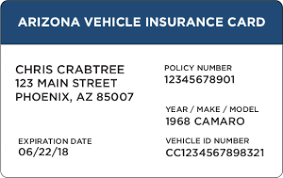
#> input picture input/ic.png, 283 x 178 px
$ python main.py
#> lines starting #> are read from the running program, lines starting #| are printed output that depends on the picture
import re

import cv2
import pytesseract
from patterns import IC_PATTERNS, DRIVING_PATTERN, IC_NUMBER_REGREX, \
    DRIVING_DATE_REGREX, DRIVING_IC_NUMBER_REGREX, PASSPORT_DATE_REGREX, PASSPORT_PATTERNS

# pytesseract.pytesseract.tesseract_cmd = r'D:/Tesseract-OCR/tesseract.exe'

# loop 600 to 800
image_size = [600, 700, 800]
images = ['ic.png', 'lic.jpg', 'p1.jpg', 'p2.png']
#images = ['lic.jpg']
regex_found = False

for image in images:
    print('***************  PROCESSING IMAGE:' + image + ' ***************')
    for size in image_size:
        img = cv2.imread(r'./input/' + image)
#> img is the input picture: shape (178, 283, 3); mean B, G, R 210.2, 200.7, 191.4
        img = cv2.resize(img, (size,size), fx=0, fy=0, interpolation=cv2.INTER_CUBIC)
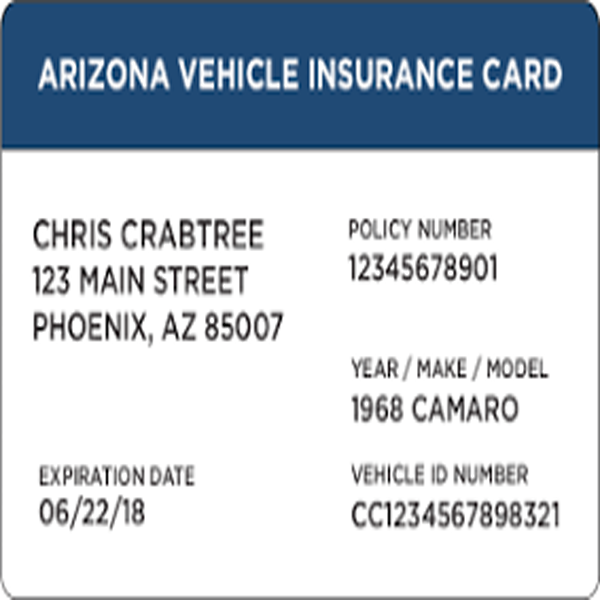
#> img: shape (600, 600, 3); mean B, G, R 209.9, 200.3, 191.1
        img = cv2.cvtColor(img, cv2.COLOR_RGB2GRAY)
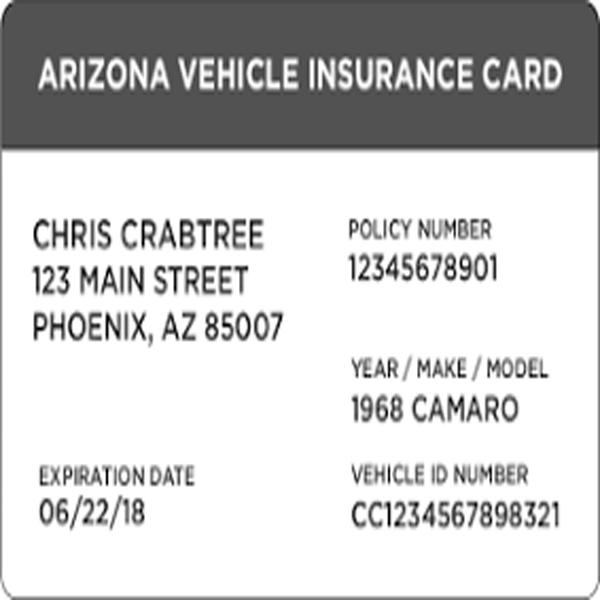
#> img: shape (600, 600); min 0, max 255, mean 202.1

#> (the run stopped early here; a loop or call above may not have finished)
